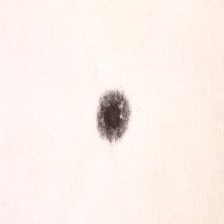
#> input picture samples/sample_ballpen_ink.jpg, 224 x 224 px, given in place of user_scan_1.jpg, which was not available
$ python analyze_grey.py   (older library calls are emulated)
#> lines starting #> are read from the running program, lines starting #| are printed output that depends on the picture; after the words box and inside, x2 and y2 are one past the last pixel; in counts of white or black regions, pixels touching at a corner belong together
import cv2
import numpy as np
from PIL import Image

def analyze_grey(p):
#> called with p = 'scratch/user_scan_1.jpg'
    im = cv2.imread(p)
#> im is the input picture: shape (224, 224, 3); mean B, G, R 234.2, 239.9, 250.5
    gray = cv2.cvtColor(im, cv2.COLOR_BGR2GRAY)
    hsv = cv2.cvtColor(im, cv2.COLOR_BGR2HSV)
#> hsv: shape (224, 224, 3); mean H, S, V 10.2, 17, 250.5
    p90 = np.percentile(gray, 90)
#> p90 = 249
    stain_mask = gray < (p90 - 20)
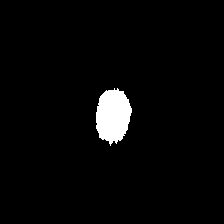
#> stain_mask: shape (224, 224) bool; 3% white; 1 white region, box (x1, y1, x2, y2) and area: (96, 88, 132, 146) 1515
    stain_pixels = im[stain_mask]
#> stain_pixels = 1515 rows, first 8: [221, 224, 238], [221, 224, 238], [208, 211, 225], [206, 209, 223], [218, 221, 235], [209, 212, 226], [214, 217, 231], [209, 212, 226]
    stain_hsv = hsv[stain_mask]
#> stain_hsv = 1515 rows, first 8: [5, 18, 238], [5, 18, 238], [5, 19, 225], [5, 19, 223], [5, 18, 235], [5, 19, 226], [5, 19, 231], [5, 19, 226]

    # Red channel vs Blue channel
    r = np.mean(stain_pixels[:, 2])
#> r = 140.2
    g = np.mean(stain_pixels[:, 1])
#> g = 123.2
    b = np.mean(stain_pixels[:, 0])
#> b = 119.7

    # Saturation of stain
    sat = np.mean(stain_hsv[:, 1])
#> sat = 44.1

    # Laplacian variance
    lap = cv2.Laplacian(gray, cv2.CV_64F)
    lap_var = np.var(lap[stain_mask])
#> lap_var = 1214

    print(f"{p}:")
    print(f"  R: {r:.1f}, G: {g:.1f}, B: {b:.1f}, R-B: {r-b:.1f}, Sat: {sat:.1f}, LapVar: {lap_var:.1f}")
#|   R: 140.2, G: 123.2, B: 119.7, R-B: 20.5, Sat: 44.1, LapVar: 1214.0

analyze_grey("scratch/user_scan_1.jpg")
analyze_grey("samples/sample_grey_oil.jpg")
#> call 2 of analyze_grey, with p = 'samples/sample_grey_oil.jpg'
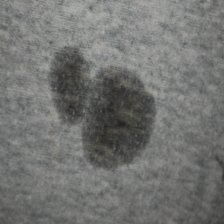
#> input picture samples/sample_grey_oil.jpg, 224 x 224 px, found by its file name
#> in analyze_grey, im is the input picture: shape (224, 224, 3); mean B, G, R 113.6, 116, 114.9
#> in analyze_grey (call 2), `hsv = cv2.cvtColor(im, cv2.COLOR_BGR2HSV)`: hsv: shape (224, 224, 3); mean H, S, V 44, 6.2, 116
#> in analyze_grey (call 2), `p90 = np.percentile(gray, 90)`: p90 = 145
#> in analyze_grey (call 2), `stain_mask = gray < (p90 - 20)`:
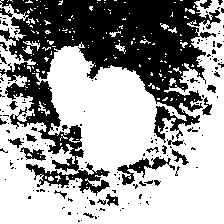
#> stain_mask: shape (224, 224) bool; 61.7% white; 178 black regions (150 under 20 px), largest, box (x1, y1, x2, y2) and area: (0, 0, 221, 196) 16944, (117, 157, 175, 185) 497, (20, 147, 46, 161) 169
#> in analyze_grey (call 2), `r = np.mean(stain_pixels[:, 2])`: r = 100.8
#> in analyze_grey (call 2), `g = np.mean(stain_pixels[:, 1])`: g = 101.7
#> in analyze_grey (call 2), `b = np.mean(stain_pixels[:, 0])`: b = 99.3
#> in analyze_grey (call 2), `sat = np.mean(stain_hsv[:, 1])`: sat = 7.01
#> in analyze_grey (call 2), `lap = cv2.Laplacian(gray, cv2.CV_64F)`:
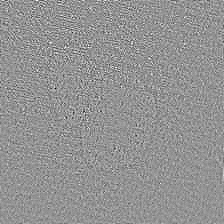
#> lap: shape (224, 224) float64; min -95, max 69, mean 0; drawn with min black and max white
#> in analyze_grey (call 2), `lap_var = np.var(lap[stain_mask])`: lap_var = 116.8
#|   R: 100.8, G: 101.7, B: 99.3, R-B: 1.5, Sat: 7.0, LapVar: 116.8
analyze_grey("samples/sample_grey_mud.jpg")
#> call 3 of analyze_grey, with p = 'samples/sample_grey_mud.jpg'
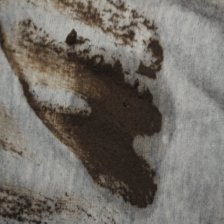
#> input picture samples/sample_grey_mud.jpg, 224 x 224 px, found by its file name
#> in analyze_grey, im is the input picture: shape (224, 224, 3); mean B, G, R 103.5, 109.9, 114.6
#> in analyze_grey (call 3), `hsv = cv2.cvtColor(im, cv2.COLOR_BGR2HSV)`: hsv: shape (224, 224, 3); mean H, S, V 22.8, 35.2, 114.8
#> in analyze_grey (call 3), `p90 = np.percentile(gray, 90)`: p90 = 158
#> in analyze_grey (call 3), `stain_mask = gray < (p90 - 20)`:
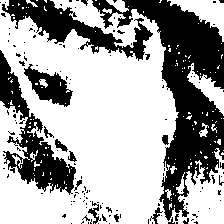
#> stain_mask: shape (224, 224) bool; 64.3% white; 140 black regions (125 under 20 px), largest, box (x1, y1, x2, y2) and area: (92, 0, 224, 221) 9639, (0, 50, 76, 195) 3292, (2, 0, 153, 61) 2944
#> in analyze_grey (call 3), `r = np.mean(stain_pixels[:, 2])`: r = 92.91
#> in analyze_grey (call 3), `g = np.mean(stain_pixels[:, 1])`: g = 86.18
#> in analyze_grey (call 3), `b = np.mean(stain_pixels[:, 0])`: b = 78.71
#> in analyze_grey (call 3), `sat = np.mean(stain_hsv[:, 1])`: sat = 49.28
#> in analyze_grey (call 3), `lap = cv2.Laplacian(gray, cv2.CV_64F)`:
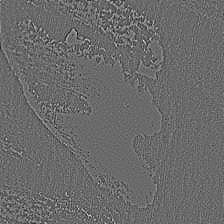
#> lap: shape (224, 224) float64; min -121, max 168, mean 0; drawn with min black and max white
#> in analyze_grey (call 3), `lap_var = np.var(lap[stain_mask])`: lap_var = 352.7
#|   R: 92.9, G: 86.2, B: 78.7, R-B: 14.2, Sat: 49.3, LapVar: 352.7
